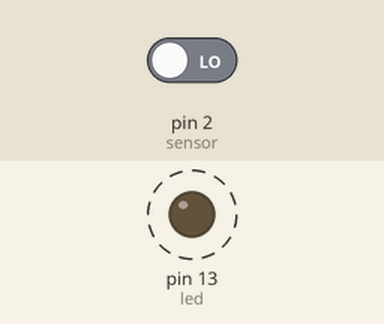
Bench run of a sketch on a simulated Arduino Uno, built with avr-gcc and run on an emulated ATmega328P. On the bench: output pins drawn as LEDs (lit = HIGH). Dashed ring = blinking. The test bench sets the inputs (shaded band); at power-on: pin 2 (sensor) LOW. What the sketch prints to the serial monitor is not drawn.

Above: at 0.35 s.
Timing chart, 0 to 3.0 s (numbered marks = the images above):
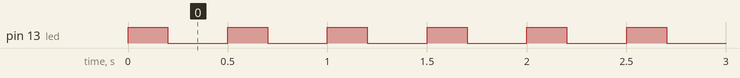

The sketch:

hongngoai.ino
```cpp
int led = 13;
int sensor = 2;
int state = LOW;
int val = 0;

void setup() {
  // put your setup code here, to run once:
  pinMode(led, OUTPUT);
  pinMode(sensor, INPUT);
  Serial.begin(9600);
}

void loop() {
  // put your main code here, to run repeatedly:
  val = digitalRead(sensor);
  if (val = HIGH) {
    digitalWrite(led, HIGH);
    delay(100);

    if (state == LOW) {
      Serial.println("detect motivation");
      state = HIGH;
    }
    else {
      digitalWrite(led, LOW);
      delay(300);

      if (state == HIGH) {
        Serial.println("No motivation");
        state = LOW;
      }
    }
  }
}
```

Measured:
- by itself, pin 13 (led): alternates HIGH for 0.20 s and LOW for 0.30 s
